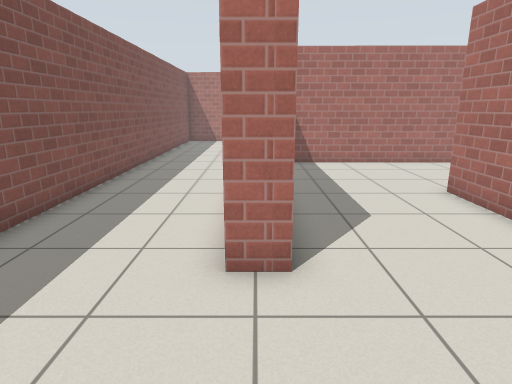
View 1 (above)

14 first-person views from a walk through a Gazebo world. The camera is 1.2 m above the floor, tilts 14° down and sees 75° across. The floor is counted in squares, 0.5 m on a side. Each view is taken from the middle of a square. On the plan, view 1 faces up. The plan holds only what a view shows up to about 19 squares ahead; the rest is blank. Simple patterns stand in for the simulator's built-in surfaces.

View 2
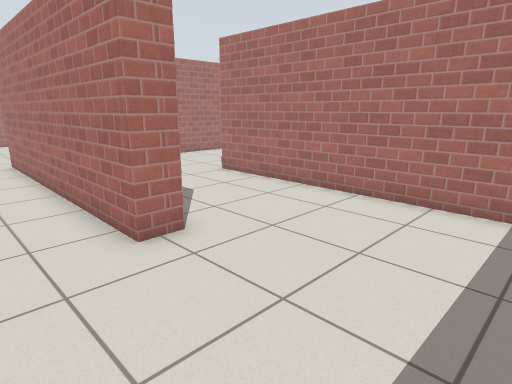

View 3
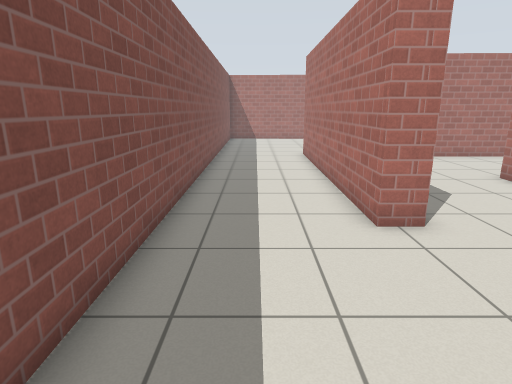

View 4
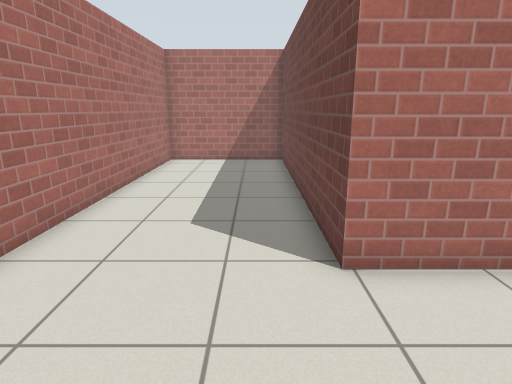

View 5
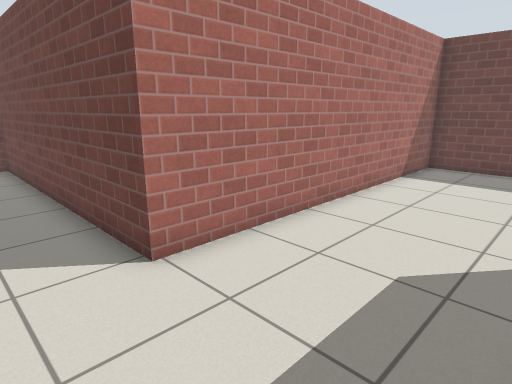

View 6
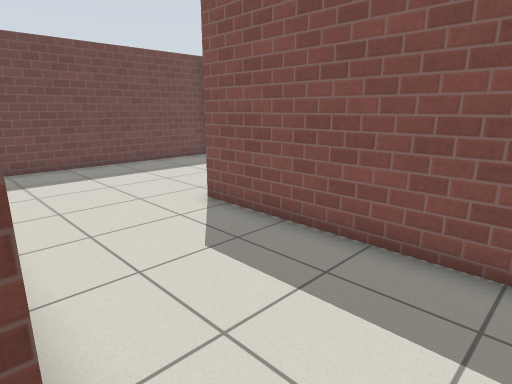

View 7
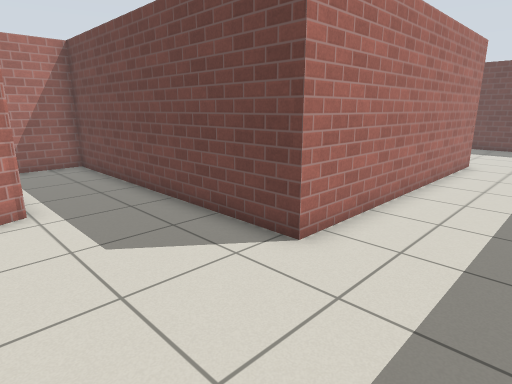

View 8
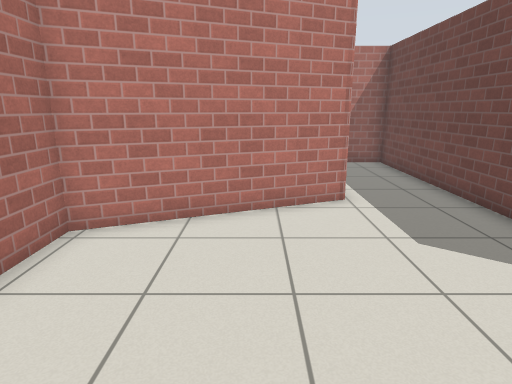

View 9
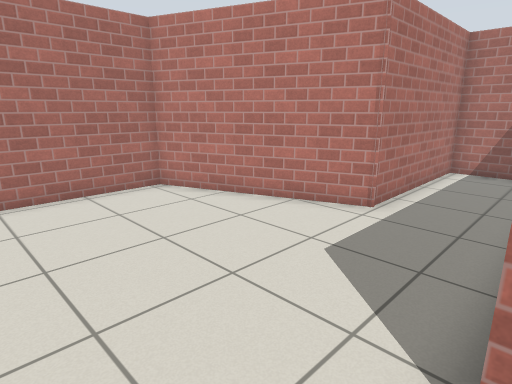

View 10
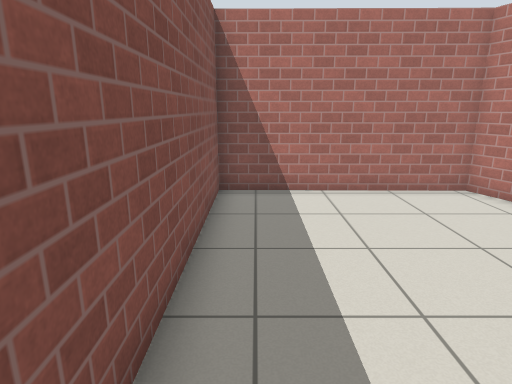

View 11
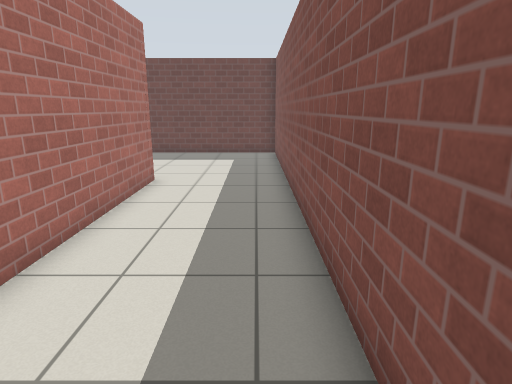

View 12
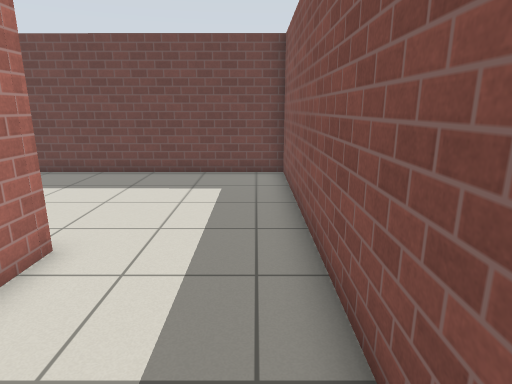

View 13
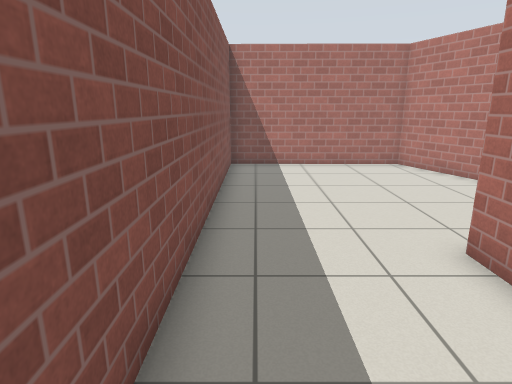

View 14
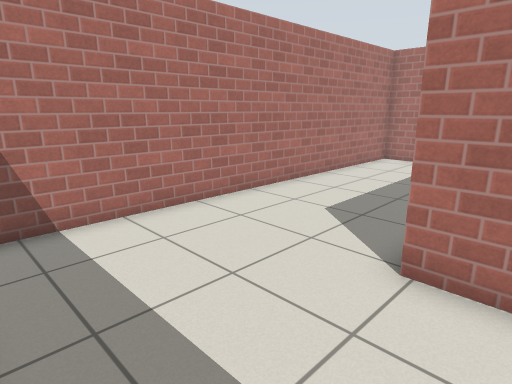

### Floor plan
Points are (right, up) in squares from view 1. A wall is a line through its corners. A room is listed if a view was taken in it or the views show most of it. See-through windows are left out.
Room 1 (views 1, 2, 3, 4, 5, 6, 14)
walls: (0.5, 11.5) (0.5, 4.6) (-0.5, 4.6); (-5.1, 3.4) (-5.1, -2.8) (5.7, -2.9) (5.7, 9.7) (17.1, 9.7) (17.1, 15.1) (1.8, 15.3)
ways out: opening at (-2.5, 3.2) to room 2
Room 2 (views 7, 8, 9, 10, 11, 12, 13)
walls: (-0.5, 4.6) (-0.4, 16.3) (11.3, 16.3) (11.3, 19.7) (4.7, 19.6) (2.3, 25.8) (-5.1, 25.9) (-5.1, 3.4)
ways out: opening at (-2.5, 3.2) to room 1

Positions as (right, up) in squares from view 1, and headings:
1: (0, 0), facing up
2: (-3, -1), facing up-right
3: (-3, -2), facing up
4: (1, 11), facing right
5: (1, 12), facing down-right
6: (6, 12), facing down-left
7: (-4, 21), facing down-right
8: (-4, 22), facing right
9: (-3, 16), facing up-right
10: (-4, 16), facing up
11: (-4, 16), facing down
12: (-4, 10), facing down
13: (-4, 11), facing up
14: (1, 8), facing up-right
